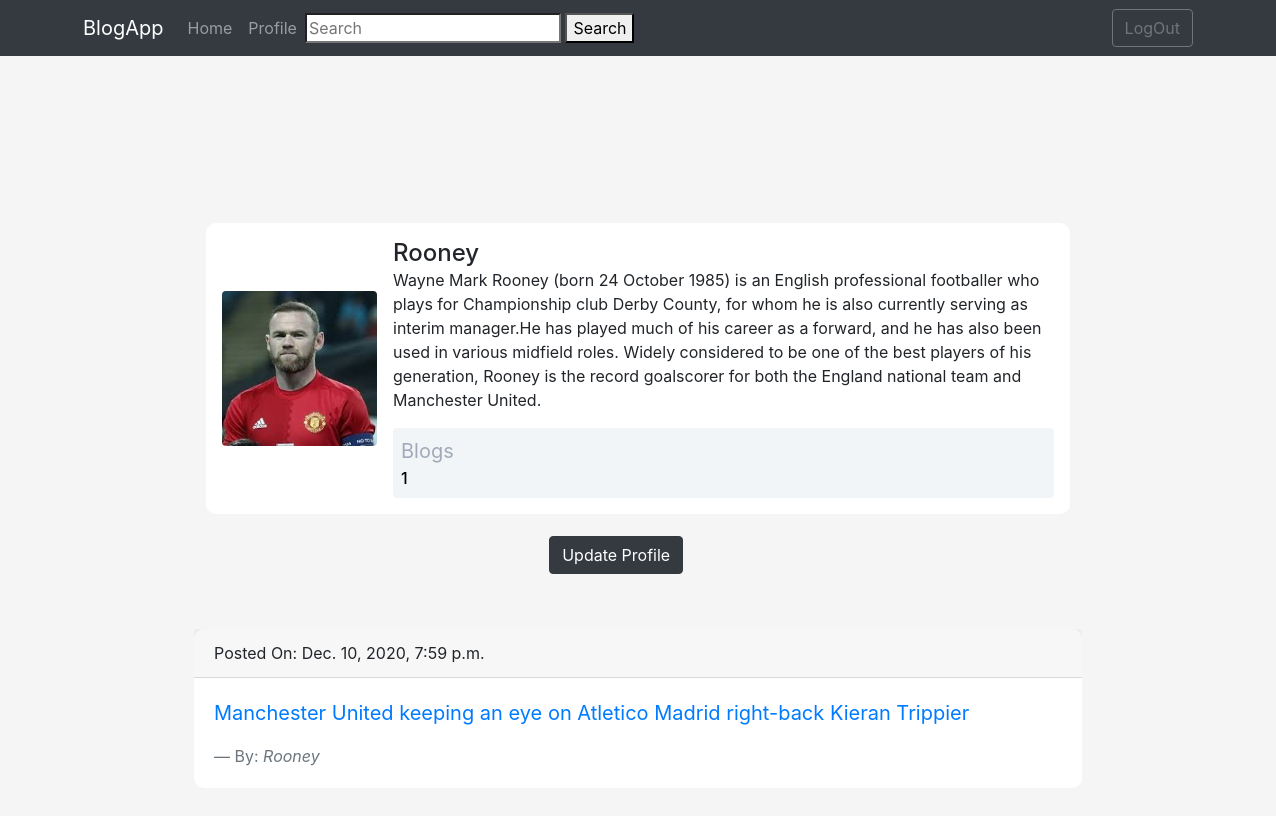
Page /profile/ (signed in) on the committed database.
### blog/models.py (models this page shows, shortened)
class Blogger(models.Model):
    user = models.ForeignKey(User, on_delete=models.CASCADE)
    profile_pic = models.ImageField(upload_to="profile_pics", default='profile_pics/default.png')
    about = models.TextField(blank=True)

class Post(models.Model):
    blogger = models.ForeignKey(Blogger, on_delete=models.CASCADE)
    title = models.TextField(max_length=400)
    post = RichTextField(blank=True, null=True)
    posted_on = models.DateTimeField(default=datetime.datetime.now())

### blog/views.py (the view, shortened to what this page needs)
# urls.py: path('profile/', views.profile, name='profile'),
@login_required
def profile(request):
    blogger = Blogger.objects.filter(user=request.user).first()
    u_form = AboutUpadateForm()
    p_form = ProfileUpdateForm()
    posts = Post.objects.filter(blogger=blogger)
    count_post = len(posts)
    context = {'posts': posts, 'blogger': blogger, 'p_form': p_form, 'u_form': u_form, 'count_post': count_post}
    return render(request, 'blog/profile.html', context)

### blog/forms.py
class ProfileUpdateForm(forms.ModelForm):
    class Meta:
        model = Blogger
        fields = ['profile_pic']

class AboutUpadateForm(forms.ModelForm):
    class Meta:
        model = Blogger
        fields = ['about']

### blog/templates/blog/profile.html (shortened to what this page needs)
{% extends 'blog/base.html' %}
{% load crispy_forms_tags %}
{% load static %}
{% block content %}
<div style="margin-top: 10%; margin-bottom: 10%;">
    <div class="container mt-5 d-flex justify-content-center">
        <div class="card p-3">
            <div class="d-flex align-items-center">
                <div class="image"> <img src="{{ blogger.profile_pic.url }}" class="rounded" width="155"> </div>
                <div class="ml-3 w-100">
                    <h4 class="mb-0 mt-0">{{ user.username }}</h4>
                    <p style="width: 100%; height: auto;">{{ blogger.about }}</p>
                    <div class="p-2 mt-2 bg-primary d-flex justify-content-between rounded text-white stats">
                        <div class="d-flex flex-column"> <span class="articles">Blogs</span> <span class="number1">{{ count_post }}</span> </div>
                    </div>
                </div>
            </div>
        </div>
    </div>
    <div class='buttons' style="margin-left: 40%; padding: 2%;">
        <button type='button' onclick="showupdate()" class="btn btn-dark">Update Profile</button>
    </div>
    <div class="posts" style="width: 100%; margin-top: 3%; margin-left: 10%;">
        {% for post in posts %}
            <div class="card">
                <div class="card-header">
                  Posted On: {{ post.posted_on }}
                </div>
                <div class="card-body">
                  <blockquote class="blockquote mb-0">
                    <a href="{% url 'full_post' post.pk %}" style="text-decoration: none;"><p>{{ post.title }}</p></a>
                    <footer class="blockquote-footer">By:  <cite title="Source Title">{{ post.blogger.user.username }}</cite></footer>
                  </blockquote>
                </div>
            </div>
            <br>
        {% endfor %}
        </div>
</div>
{% endblock content %}

### blog/templates/blog/profile.html (style rules this page uses)
body { background-color: whitesmoke; border-radius: 10px }
.card { width: 80%; border: none; border-radius: 10px; background-color: #fff }
.stats { background: #f2f5f8 !important; color: #000 !important }
.articles { font-size: 20px; color: #a1aab9 }
.number1 { font-weight: 500 }

### rows in the picture
Blogger: profile_pic (picture), about "Wayne Mark Rooney (born 24 October 1985) is an English professional footballer who plays for Championship club Derby County, for whom he is also currently serving as interim manager.He has played much of his career as a forward, and he has also been used in various midfield roles. Widely considered to be one of the best players of his generation, Rooney is the record goalscorer for both the England national team and Manchester United."
Post: posted_on "Dec. 10, 2020, 7:59 p.m.", title "Manchester United keeping an eye on Atletico Madrid right-back Kieran Trippier", blogger.user.username "Rooney"

### other values in the picture
{{ user.username }} "Rooney"
{{ count_post }} "1"
